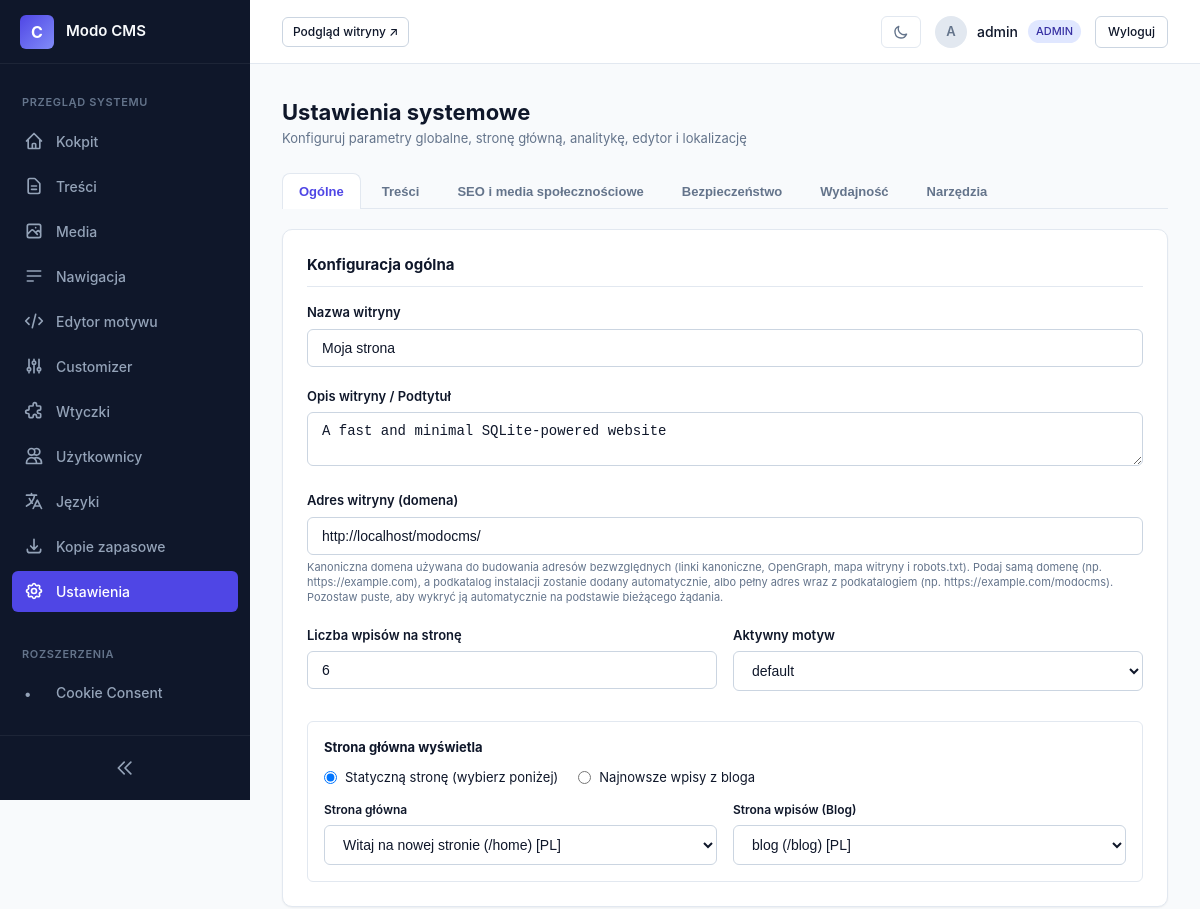
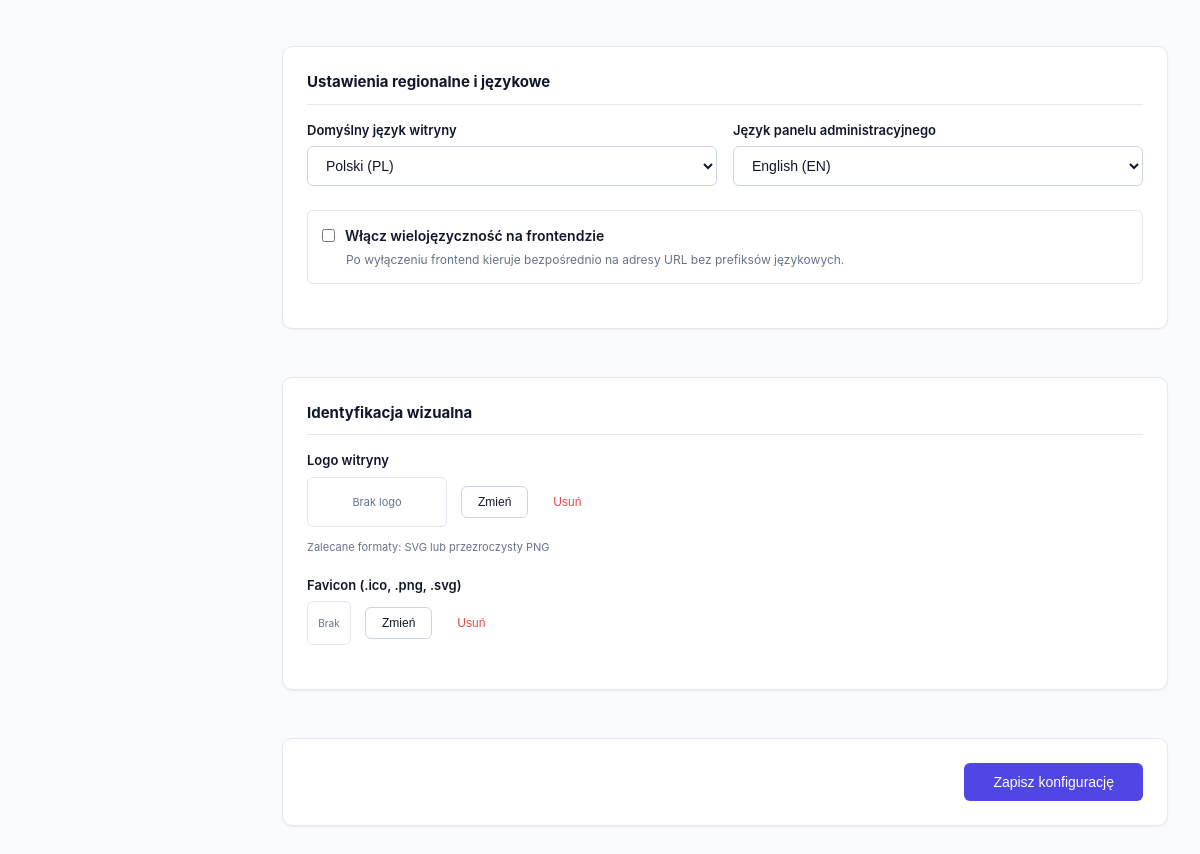
Screenshot of /admin/settings.php (signed in) with the database file from the repository (2 pictures, top to bottom).
### tables this page shows
CREATE TABLE plugins (folder TEXT PRIMARY KEY, is_active INTEGER DEFAULT 0);

CREATE TABLE settings (key TEXT PRIMARY KEY, value TEXT);

CREATE TABLE pages (
                    id INTEGER PRIMARY KEY AUTOINCREMENT,
                    parent_id INTEGER DEFAULT 0,
                    slug TEXT NOT NULL,
                    title TEXT NOT NULL,
                    content TEXT,
                    type TEXT NOT NULL DEFAULT 'page',
                    status TEXT DEFAULT 'published',
                    lang TEXT NOT NULL DEFAULT 'en',
                    translation_group TEXT NOT NULL,
                    featured_image TEXT,
                    meta_title TEXT,
                    meta_description TEXT,
                    author_id INTEGER REFERENCES users(id) ON DELETE SET NULL,
                    created_at DATETIME DEFAULT CURRENT_TIMESTAMP,
                    updated_at DATETIME DEFAULT CURRENT_TIMESTAMP
                );

### admin/settings.php (the view, shortened to what the rows shown need)
<?php
require_once __DIR__ . '/../core/bootstrap.php';
$db = Database::getConnection();
$availablePages = $db->query("
    SELECT id, title, slug, lang
    FROM pages
    WHERE type = 'page' AND status = 'published'
    ORDER BY lang ASC, title ASC
")->fetchAll();
require_once __DIR__ . '/views/header.php';
?>
<div class="page-header">
    <div>
        <h1 class="page-title"><?= _e('System Settings') ?></h1>
    </div>
</div>
<div class="settings-wrap" id="settings-wrap">
<form method="POST" action="">
    <div style="display: flex; flex-direction: column; gap: 24px; width: 100%;">
        <div class="card settings-panel" data-tab="general">
            <div class="form-group">
                <label class="form-label" for="site_title"><?= _e('Site Title') ?></label>
                <input class="form-control" type="text" id="site_title" name="site_title" value="<?= Security::sanitize(Router::getOption('site_title', 'Modo CMS')) ?>" required>
            </div>
            <div class="form-group">
                <label class="form-label" for="site_description"><?= _e('Tagline / Description') ?></label>
                <textarea class="form-control" id="site_description" name="site_description" rows="2"><?= Security::sanitize(Router::getOption('site_description', '')) ?></textarea>
            </div>
            <div class="form-group">
                <label class="form-label" for="site_url"><?= _e('Site Address (Domain)') ?></label>
                <input class="form-control" type="text" id="site_url" name="site_url" value="<?= Security::sanitize(Router::getOption('site_url', '')) ?>" placeholder="<?= Security::sanitize(Router::getSiteUrl()) ?>">
                <small style="font-size: 11px; color: var(--text-muted); display: block; margin-top: 5px; line-height: 1.4;">
                    <?= _e('Canonical domain used to build absolute URLs (canonical links, OpenGraph, sitemap and robots.txt). Enter just the domain (e.g. https://example.com) and the installation subfolder is added automatically, or the full address including the subfolder (e.g. https://example.com/modocms). Leave empty to auto-detect it from the current request.') ?>
                </small>
            </div>
            <div style="display: grid; grid-template-columns: 1fr 1fr; gap: 16px;">
                <div class="form-group">
                    <label class="form-label" for="posts_per_page"><?= _e('Posts Per Page') ?></label>
                    <input class="form-control" type="number" id="posts_per_page" name="posts_per_page" min="1" max="50" value="<?= Security::sanitize(Router::getOption('posts_per_page', '6')) ?>" required>
                </div>
            </div>
            <?php
                $homepageType = Router::getOption('homepage_type', 'page');
                $homePageId = (int)Router::getOption('homepage_page_id', 0);
                $postsPageId = (int)Router::getOption('posts_page_id', 0);
            ?>
            <div style="background: var(--bg-surface, #1e293b); padding: 16px; border-radius: var(--radius-sm, 8px); border: 1px solid var(--border-subtle); margin-top: 10px;">
                <div style="display: flex; gap: 20px; margin-bottom: 14px;">
                    <label style="display: flex; align-items: center; gap: 8px; cursor: pointer; font-size: 13px;">
                        <input type="radio" name="homepage_type" value="page" <?= $homepageType === 'page' ? 'checked' : '' ?> onchange="toggleHomepageDropdowns()">
                        <?= _e('A static page (select below)') ?>
                    </label>
                    <label style="display: flex; align-items: center; gap: 8px; cursor: pointer; font-size: 13px;">
                        <input type="radio" name="homepage_type" value="posts" <?= $homepageType === 'posts' ? 'checked' : '' ?> onchange="toggleHomepageDropdowns()">
                        <?= _e('Your latest blog posts') ?>
                    </label>
                </div>
                <div id="static-pages-selection" style="display: <?= $homepageType === 'page' ? 'grid' : 'none' ?>; grid-template-columns: 1fr 1fr; gap: 16px;">
                    <div class="form-group" style="margin-bottom: 0;">
                        <label class="form-label" for="homepage_page_id" style="font-size: 12px;"><?= _e('Homepage') ?></label>
                        <select class="form-control" name="homepage_page_id" id="homepage_page_id">
                            <?php foreach ($availablePages as $p): ?>
                                <option value="<?= $p['id'] ?>" <?= $homePageId === (int)$p['id'] ? 'selected' : '' ?>>
                                    <?= Security::sanitize($p['title']) ?> (/<?= Security::sanitize($p['slug']) ?>) [<?= strtoupper($p['lang']) ?>]
                                </option>
                            <?php endforeach; ?>
                        </select>
                    </div>
                    <div class="form-group" style="margin-bottom: 0;">
                        <label class="form-label" for="posts_page_id" style="font-size: 12px;"><?= _e('Posts Page (Blog)') ?></label>
                        <select class="form-control" name="posts_page_id" id="posts_page_id">
                            <?php foreach ($availablePages as $p): ?>
                                <option value="<?= $p['id'] ?>" <?= $postsPageId === (int)$p['id'] ? 'selected' : '' ?>>
                                    <?= Security::sanitize($p['title']) ?> (/<?= Security::sanitize($p['slug']) ?>) [<?= strtoupper($p['lang']) ?>]
                                </option>
                            <?php endforeach; ?>
                        </select>
                    </div>
                </div>
            </div>
        </div>
        <div class="card settings-panel" data-tab="general">
            <div style="display: grid; grid-template-columns: 1fr 1fr; gap: 16px;">
                <div class="form-group">
                    <label class="form-label" for="default_language"><?= _e('Frontend Default Language') ?></label>
                    <select class="form-control" name="default_language" id="default_language">
                        <?php foreach (I18n::getAvailableLanguages() as $code => $name): ?>
                            <option value="<?= $code ?>" <?= Router::getOption('default_language', 'en') === $code ? 'selected' : '' ?>>
                                <?= htmlspecialchars($name, ENT_QUOTES, 'UTF-8') ?> (<?= strtoupper($code) ?>)
                            </option>
                        <?php endforeach; ?>
                    </select>
                </div>
                <div class="form-group">
                    <label class="form-label" for="admin_language"><?= _e('Admin Panel Language') ?></label>
                    <select class="form-control" name="admin_language" id="admin_language">
                        <?php foreach (I18n::getAvailableLanguages() as $code => $name): ?>
                            <option value="<?= $code ?>" <?= Router::getOption('admin_language', 'en') === $code ? 'selected' : '' ?>>
                                <?= htmlspecialchars($name, ENT_QUOTES, 'UTF-8') ?> (<?= strtoupper($code) ?>)
                            </option>
                        <?php endforeach; ?>
                    </select>
                </div>
            </div>
            <div class="form-group" style="padding: 14px; background: var(--bg-surface, #1e293b); border-radius: var(--radius-sm); border: 1px solid var(--border-subtle); margin-top: 4px;">
                <label style="display: flex; align-items: center; gap: 10px; cursor: pointer; font-weight: 600; color: var(--text-main);">
                    <input type="checkbox" name="multilingual_frontend" value="1" <?= Router::getOption('multilingual_frontend', '0') === '1' ? 'checked' : '' ?>>
                    <?= _e('Enable Multilingual Frontend') ?>
                </label>
            </div>
        </div>
    </div>
</form>
</div>
<?php require_once __DIR__ . '/views/footer.php'; ?>

### core/GetSimpleCompat.php (shortened to what the rows shown need)
<?php
    if (!function_exists('render_admin_plugin_navigation')) {
        function render_admin_plugin_navigation(string $cssItemClass = 'nav-link'): void {
            $currentId = $_GET['id'] ?? '';
            $currentAction = $_GET['action'] ?? '';
            foreach (\Core\GSRegistry::$adminSidebarItems as $item) {
                $isActive = ($currentId === $item['id']) || ($currentAction !== '' && $currentAction === $item['action']);
                $url = 'plugins.php?id=' . urlencode($item['id']);
                $activeClass = $isActive ? ' active' : '';
                echo '<a href="' . htmlspecialchars($url, ENT_QUOTES, 'UTF-8') . '" class="' . htmlspecialchars($cssItemClass, ENT_QUOTES, 'UTF-8') . $activeClass . '">';
                echo '<span class="nav-icon">&bull;</span>';
                echo '<span class="nav-label">' . htmlspecialchars(i18n_r($item['title']), ENT_QUOTES, 'UTF-8') . '</span>';
                echo '</a>' . PHP_EOL;
            }
        }
    }
    if (!function_exists('i18n_r')) {
        function i18n_r(string $key): string {
            $parts = explode('/', $key);
            $cleanKey = end($parts);
            return function_exists('__') ? __($cleanKey) : $key;
        }
    }

### rows the page displays
plugins: title "Cookie Consent"
settings: site_title "Moja strona"
settings: site_description "A fast and minimal SQLite-powered website"
settings: site_url "http://localhost/modocms/"
settings: posts_per_page "6"
settings: value "☑ Statyczną stronę (wybierz poni", value "☐ Najnowsze wpisy z bloga"
settings: homepage_page_id "Witaj na nowej stronie (/home) [PL]"
settings: posts_page_id "blog (/blog) [PL]"
settings: default_language "Polski (PL)"
settings: admin_language "English (EN)"

### other values shown
substr($_SESSION['user_name'] ?? 'A', 0, 1) "A"
$_SESSION['user_name'] "admin"
Auth::role() "ADMIN"
form field active_theme "default"
